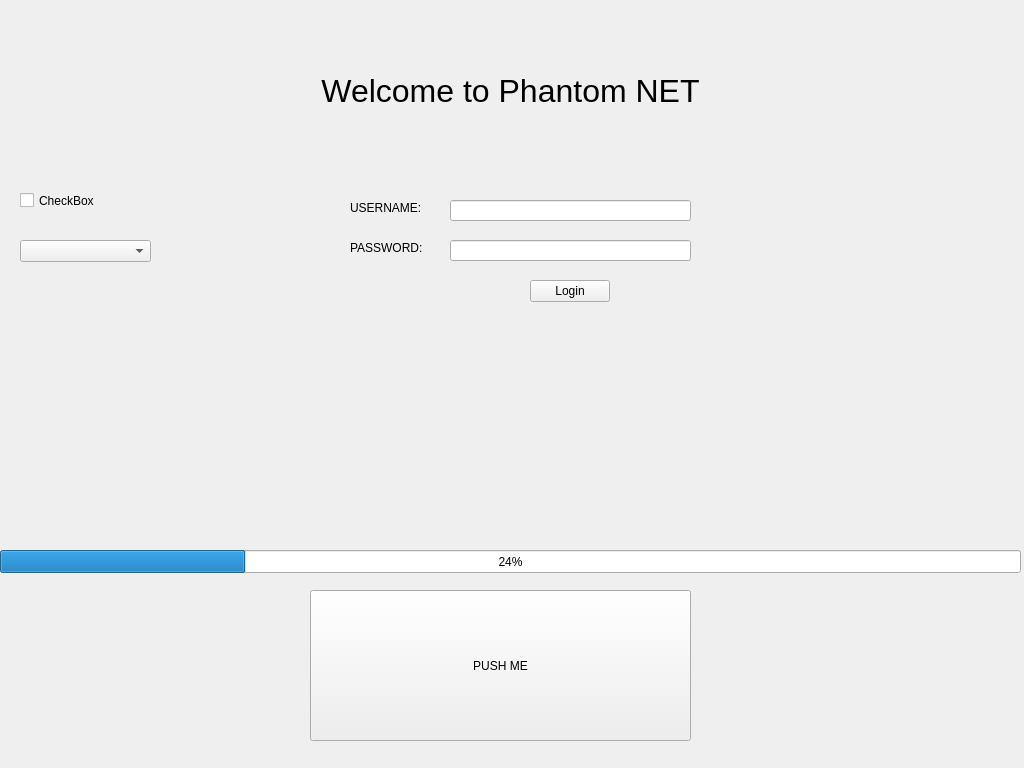
<?xml version="1.0" encoding="UTF-8"?>
<ui version="4.0">
 <class>MainWindowForm</class>
 <widget class="QWidget" name="MainWindowForm">
  <property name="geometry">
   <rect>
    <x>0</x>
    <y>0</y>
    <width>1024</width>
    <height>768</height>
   </rect>
  </property>
  <property name="minimumSize">
   <size>
    <width>250</width>
    <height>250</height>
   </size>
  </property>
  <property name="windowTitle">
   <string>Form</string>
  </property>
  <widget class="QPushButton" name="pushButton">
   <property name="geometry">
    <rect>
     <x>310</x>
     <y>590</y>
     <width>381</width>
     <height>151</height>
    </rect>
   </property>
   <property name="text">
    <string>PUSH ME</string>
   </property>
   <property name="flat">
    <bool>false</bool>
   </property>
  </widget>
  <widget class="QLabel" name="mainLabel">
   <property name="geometry">
    <rect>
     <x>280</x>
     <y>70</y>
     <width>461</width>
     <height>41</height>
    </rect>
   </property>
   <property name="font">
    <font>
     <pointsize>24</pointsize>
    </font>
   </property>
   <property name="text">
    <string>Welcome to Phantom NET</string>
   </property>
   <property name="alignment">
    <set>Qt::AlignCenter</set>
   </property>
  </widget>
  <widget class="QProgressBar" name="progressBar">
   <property name="geometry">
    <rect>
     <x>0</x>
     <y>550</y>
     <width>1021</width>
     <height>23</height>
    </rect>
   </property>
   <property name="value">
    <number>24</number>
   </property>
  </widget>
  <widget class="QCheckBox" name="checkBox">
   <property name="geometry">
    <rect>
     <x>20</x>
     <y>180</y>
     <width>101</width>
     <height>41</height>
    </rect>
   </property>
   <property name="text">
    <string>CheckBox</string>
   </property>
  </widget>
  <widget class="QLineEdit" name="lineEdit">
   <property name="geometry">
    <rect>
     <x>450</x>
     <y>200</y>
     <width>241</width>
     <height>21</height>
    </rect>
   </property>
  </widget>
  <widget class="QComboBox" name="comboBox">
   <property name="geometry">
    <rect>
     <x>20</x>
     <y>240</y>
     <width>131</width>
     <height>22</height>
    </rect>
   </property>
  </widget>
  <widget class="QLabel" name="label_2">
   <property name="geometry">
    <rect>
     <x>350</x>
     <y>200</y>
     <width>91</width>
     <height>16</height>
    </rect>
   </property>
   <property name="text">
    <string>USERNAME:</string>
   </property>
  </widget>
  <widget class="QLineEdit" name="lineEdit_2">
   <property name="geometry">
    <rect>
     <x>450</x>
     <y>240</y>
     <width>241</width>
     <height>21</height>
    </rect>
   </property>
   <property name="text">
    <string/>
   </property>
  </widget>
  <widget class="QLabel" name="label_3">
   <property name="geometry">
    <rect>
     <x>350</x>
     <y>240</y>
     <width>91</width>
     <height>16</height>
    </rect>
   </property>
   <property name="text">
    <string>PASSWORD:</string>
   </property>
  </widget>
  <widget class="QPushButton" name="loginBtn">
   <property name="geometry">
    <rect>
     <x>530</x>
     <y>280</y>
     <width>80</width>
     <height>22</height>
    </rect>
   </property>
   <property name="text">
    <string>Login</string>
   </property>
  </widget>
 </widget>
 <resources/>
 <connections/>
</ui>
